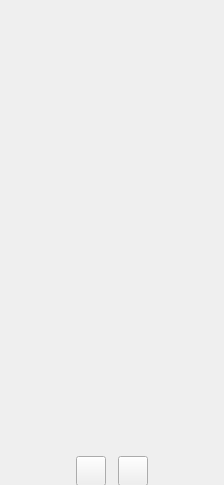
<?xml version="1.0" encoding="UTF-8"?>
<ui version="4.0">
 <class>PhotoboothWidget</class>
 <widget class="QWidget" name="PhotoboothWidget">
  <property name="geometry">
   <rect>
    <x>0</x>
    <y>0</y>
    <width>224</width>
    <height>485</height>
   </rect>
  </property>
  <property name="sizePolicy">
   <sizepolicy hsizetype="Fixed" vsizetype="Fixed">
    <horstretch>0</horstretch>
    <verstretch>0</verstretch>
   </sizepolicy>
  </property>
  <property name="windowTitle">
   <string>Form</string>
  </property>
  <layout class="QVBoxLayout" name="verticalLayout" stretch="0,0">
   <property name="spacing">
    <number>7</number>
   </property>
   <property name="leftMargin">
    <number>0</number>
   </property>
   <property name="topMargin">
    <number>0</number>
   </property>
   <property name="rightMargin">
    <number>0</number>
   </property>
   <property name="bottomMargin">
    <number>0</number>
   </property>
   <item>
    <widget class="QWidget" name="horizontalWidget" native="true">
     <layout class="QHBoxLayout" name="horizontalLayout_2">
      <property name="spacing">
       <number>0</number>
      </property>
      <property name="leftMargin">
       <number>0</number>
      </property>
      <property name="topMargin">
       <number>0</number>
      </property>
      <property name="rightMargin">
       <number>0</number>
      </property>
      <property name="bottomMargin">
       <number>0</number>
      </property>
      <item>
       <widget class="QWidget" name="verticalWidget" native="true">
        <property name="sizePolicy">
         <sizepolicy hsizetype="Fixed" vsizetype="Fixed">
          <horstretch>0</horstretch>
          <verstretch>0</verstretch>
         </sizepolicy>
        </property>
        <layout class="QVBoxLayout" name="verticalLayout_3">
         <property name="spacing">
          <number>0</number>
         </property>
         <property name="leftMargin">
          <number>0</number>
         </property>
         <property name="topMargin">
          <number>0</number>
         </property>
         <property name="rightMargin">
          <number>0</number>
         </property>
         <property name="bottomMargin">
          <number>0</number>
         </property>
         <item>
          <widget class="QLabel" name="avatarLabel">
           <property name="sizePolicy">
            <sizepolicy hsizetype="Fixed" vsizetype="Fixed">
             <horstretch>0</horstretch>
             <verstretch>0</verstretch>
            </sizepolicy>
           </property>
           <property name="minimumSize">
            <size>
             <width>224</width>
             <height>224</height>
            </size>
           </property>
           <property name="maximumSize">
            <size>
             <width>224</width>
             <height>224</height>
            </size>
           </property>
           <property name="text">
            <string/>
           </property>
          </widget>
         </item>
         <item>
          <widget class="PhotoboothPreviewWidget" name="previewWidget" native="true">
           <property name="sizePolicy">
            <sizepolicy hsizetype="Fixed" vsizetype="Fixed">
             <horstretch>0</horstretch>
             <verstretch>0</verstretch>
            </sizepolicy>
           </property>
           <property name="minimumSize">
            <size>
             <width>224</width>
             <height>224</height>
            </size>
           </property>
           <property name="maximumSize">
            <size>
             <width>224</width>
             <height>224</height>
            </size>
           </property>
          </widget>
         </item>
        </layout>
       </widget>
      </item>
     </layout>
    </widget>
   </item>
   <item>
    <widget class="QWidget" name="buttonsWidget" native="true">
     <property name="minimumSize">
      <size>
       <width>0</width>
       <height>30</height>
      </size>
     </property>
     <property name="maximumSize">
      <size>
       <width>16777215</width>
       <height>30</height>
      </size>
     </property>
     <layout class="QHBoxLayout" name="horizontalLayout">
      <property name="topMargin">
       <number>1</number>
      </property>
      <item>
       <spacer name="horizontalSpacer_3">
        <property name="orientation">
         <enum>Qt::Horizontal</enum>
        </property>
        <property name="sizeHint" stdset="0">
         <size>
          <width>40</width>
          <height>20</height>
         </size>
        </property>
       </spacer>
      </item>
      <item>
       <widget class="QPushButton" name="takePhotoButton">
        <property name="minimumSize">
         <size>
          <width>30</width>
          <height>30</height>
         </size>
        </property>
        <property name="maximumSize">
         <size>
          <width>30</width>
          <height>30</height>
         </size>
        </property>
        <property name="text">
         <string/>
        </property>
        <property name="icon">
         <iconset resource="../../resources/ressources.qrc">
          <normaloff>:/images/icons/baseline-camera_alt-24px.svg</normaloff>:/images/icons/baseline-camera_alt-24px.svg</iconset>
        </property>
       </widget>
      </item>
      <item>
       <spacer name="horizontalSpacer">
        <property name="orientation">
         <enum>Qt::Horizontal</enum>
        </property>
        <property name="sizeType">
         <enum>QSizePolicy::Fixed</enum>
        </property>
        <property name="sizeHint" stdset="0">
         <size>
          <width>6</width>
          <height>20</height>
         </size>
        </property>
       </spacer>
      </item>
      <item>
       <widget class="QPushButton" name="importButton">
        <property name="minimumSize">
         <size>
          <width>30</width>
          <height>30</height>
         </size>
        </property>
        <property name="maximumSize">
         <size>
          <width>30</width>
          <height>30</height>
         </size>
        </property>
        <property name="text">
         <string/>
        </property>
        <property name="icon">
         <iconset resource="../../resources/ressources.qrc">
          <normaloff>:/images/icons/round-folder-24px.svg</normaloff>:/images/icons/round-folder-24px.svg</iconset>
        </property>
       </widget>
      </item>
      <item>
       <spacer name="horizontalSpacer_4">
        <property name="orientation">
         <enum>Qt::Horizontal</enum>
        </property>
        <property name="sizeHint" stdset="0">
         <size>
          <width>40</width>
          <height>20</height>
         </size>
        </property>
       </spacer>
      </item>
     </layout>
    </widget>
   </item>
  </layout>
 </widget>
 <customwidgets>
  <customwidget>
   <class>PhotoboothPreviewWidget</class>
   <extends>QWidget</extends>
   <header>previewwidget.h</header>
   <container>1</container>
  </customwidget>
 </customwidgets>
 <resources>
  <include location="../../resources/ressources.qrc"/>
 </resources>
 <connections/>
</ui>
